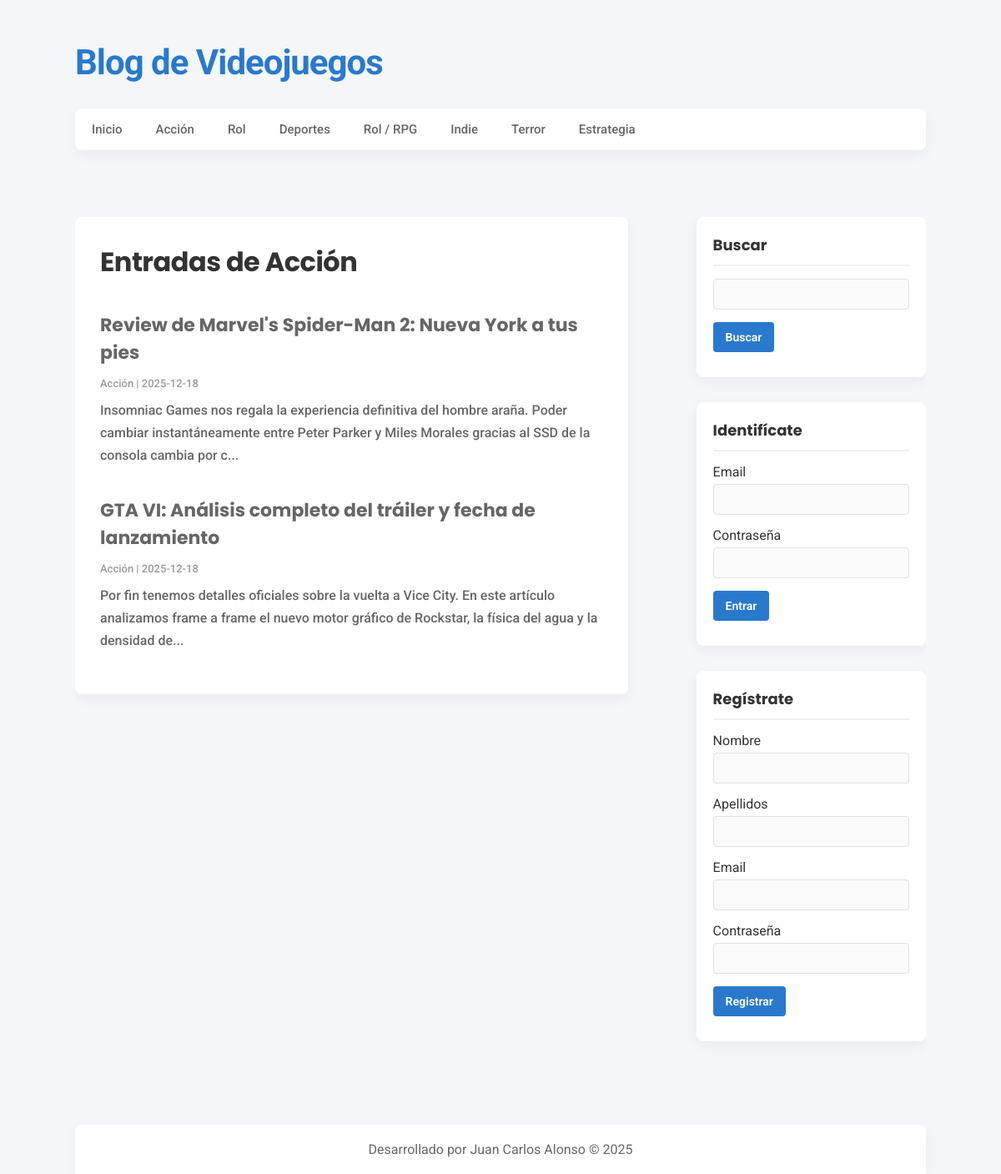
/categoria.php?id=1, run on the app's committed database.
### tables this page shows
CREATE TABLE IF NOT EXISTS `categorias` (
  `id` int NOT NULL AUTO_INCREMENT,
  `nombre` varchar(100) DEFAULT NULL,
  PRIMARY KEY (`id`)
);

CREATE TABLE IF NOT EXISTS `entradas` (
  `id` int NOT NULL AUTO_INCREMENT,
  `usuario_id` int NOT NULL,
  `categoria_id` int NOT NULL,
  `titulo` varchar(255) NOT NULL,
  `descripcion` mediumtext,
  `fecha` date NOT NULL,
  PRIMARY KEY (`id`),
  KEY `fk_entrada_usuario` (`usuario_id`),
  KEY `fk_entrada_categoria` (`categoria_id`)
);

### includes/helpers.php (called while the page is built, shortened)
<?php
function conseguirCategorias($conexion) {
    $sql = "SELECT * FROM categorias ORDER BY id ASC";
    $categorias = mysqli_query($conexion, $sql);
    $resultado = array();
    if($categorias && mysqli_num_rows($categorias) >= 1){
        $resultado = $categorias;
    }
    return $resultado;
}
function conseguirCategoria($conexion, $id) {
    $sql = "SELECT * FROM categorias WHERE id = $id;";
    $categorias = mysqli_query($conexion, $sql);
    $resultado = array();
    if($categorias && mysqli_num_rows($categorias) >= 1){
        $resultado = mysqli_fetch_assoc($categorias);
    }
    return $resultado;
}
function conseguirEntradas($conexion, $limit = null, $categoria = null, $busqueda = null){
    $sql = "SELECT e.*, c.nombre AS 'categoria' FROM entradas e ".
           "INNER JOIN categorias c ON e.categoria_id = c.id ";
    if(!empty($categoria)) {
        $sql .= "WHERE e.categoria_id = $categoria ";
    }
    $sql .=  "ORDER BY e.id DESC ";
    $entradas = mysqli_query($conexion, $sql);
    $resultado = array();
    if($entradas && mysqli_num_rows($entradas) >= 1) {
        $resultado = $entradas;
    }
    return $resultado;
}

### categoria.php (the view, shortened to what this page needs)
<?php require_once 'includes/conexion.php';?>
<?php require_once 'includes/helpers.php';?>
<?php
    $categoria_actual = conseguirCategoria($db, $_GET['id']);
?>
<?php require_once 'includes/cabecera.php';?>
<?php require_once 'includes/lateral.php'; ?>
<div id="principal">
    <h1>Entradas de <?=$categoria_actual['nombre']?></h1>
    <?php
        $entradas = conseguirEntradas($db, null, $_GET['id']);
        if(!empty($entradas) && mysqli_num_rows($entradas) >= 1):
            while($entrada = mysqli_fetch_assoc($entradas)):
    ?>
                <article class="entrada">
                    <a href="entrada.php?id=<?=$entrada['id']?>">
                        <h2><?=$entrada['titulo']?></h2>
                        <span class="fecha"><?=$entrada['categoria'].' | '.$entrada['fecha'];?></span>
                        <p>
                            <?=substr($entrada['descripcion'], 0, 180)."...";?>
                        </p>
                    </a>
                </article>
    <?php
            endwhile;
        else:
    ?>
            <div class="alerta">No hay entradas en esta categoría</div>
    <?php endif; ?>
</div>
<?php require_once 'includes/pie.php'; ?>

### includes/cabecera.php (shortened to what this page needs)
<?php require_once 'conexion.php'; ?>
<?php require_once 'includes/helpers.php'; ?>
<!DOCTYPE HTML>
<html lang="es">
<head>
    <link rel="stylesheet" type="text/css" href="./assets/css/style.css">
</head>
<body>
    <header id="cabecera">
        <div id="logo">
            <a href="index.php">
                <p>Blog de Videojuegos</p>
            </a>
        </div>
        <nav id="menu">
            <ul>
                <li>
                    <a href="index.php">Inicio</a>
                </li>
                <?php
                $categorias = conseguirCategorias($db);
                if (!empty($categorias)):
                    while ($categoria = mysqli_fetch_assoc($categorias)):
                ?>
                        <li>
                            <a href="categoria.php?id=<?= $categoria['id'] ?>"><?= $categoria['nombre']; ?></a>
                        </li>
                <?php
                    endwhile;
                endif;
                ?>
            </ul>
        </nav>
    </header>
    <div id="contenedor">

### assets/css/style.css (style rules this page uses)
:root { --primary: #2979CD; --primary-hover: #1c5fa0; --bg-body: #f4f6f8; --bg-white: #ffffff; --text-dark: #333333; --text-gray: #666666; --border-color: #e1e1e1; --soft-shadow: 0px 5px 15px rgba(0, 0, 0, 0.05); }
* { margin: 0px; padding: 0px; font-family: 'Roboto', sans-serif; text-decoration: none; box-sizing: border-box; }
body { background: var(--bg-body); color: var(--text-dark); display: flex; flex-direction: column; min-height: 100vh; }
.fecha { color: #999; margin-top: 5px; font-size: 13px; font-weight: 500; }
#cabecera { width: 85%; height: auto; background: transparent; margin: 30px auto; }
#logo { float: left; width: 540px; height: 100px; }
#logo a { font-family: 'Poppins', sans-serif; font-size: 42px; font-weight: 700; letter-spacing: -1px; color: var(--primary); text-shadow: none; transition: all 300ms; margin-left: 0; display: block; padding-top: 20px; }
#menu { clear: both; width: 100%; height: 50px; background: var(--bg-white); border: none; border-radius: 8px; box-shadow: var(--soft-shadow); overflow: hidden; margin-bottom: 20px; }
#menu ul { list-style: none; }
#menu ul li { float: left; line-height: 50px; border-right: none; }
#menu ul li a { display: block; padding-left: 20px; padding-right: 20px; font-size: 15px; font-weight: 500; color: var(--text-gray); transition: all 0.3s; }
#contenedor { width: 85%; height: auto; margin: 0px auto; margin-top: 30px; margin-bottom: 30px; overflow: hidden; }
#principal { float: left; width: 65%; min-height: 572px; background: var(--bg-white); border-radius: 8px; box-shadow: var(--soft-shadow); padding: 30px; overflow: hidden; }
#principal a { color: var(--primary); font-weight: 500; }
#principal h1 { font-size: 32px; color: var(--text-dark); font-family: 'Poppins', sans-serif; letter-spacing: -0.5px; margin-bottom: 10px; text-shadow: none; }
#principal h2 { font-size: 22px; color: var(--text-gray); font-family: 'Poppins', sans-serif; margin-top: 35px; margin-bottom: 10px; text-shadow: none; }
#principal p { margin-top: 10px; line-height: 1.7; color: var(--text-gray); }

### data on the page
categorias: nombre "Acción"
categorias: nombre "Rol"
categorias: nombre "Deportes"
categorias: nombre "Rol / RPG"
categorias: nombre "Indie"
categorias: nombre "Terror"
categorias: nombre "Estrategia"
entradas: titulo "Review de Marvel's Spider-Man 2: Nueva York a tus pies", categoria.nombre "Acción", fecha "2025-12-18", descripcion "Insomniac Games nos regala la experiencia definitiva del hombre araña. Poder cambiar instantáneamente entre Peter Parker y Miles Morales gracias al SSD de la consola cambia por c"
entradas: titulo "GTA VI: Análisis completo del tráiler y fecha de lanzamiento", categoria.nombre "Acción", fecha "2025-12-18", descripcion "Por fin tenemos detalles oficiales sobre la vuelta a Vice City. En este artículo analizamos frame a frame el nuevo motor gráfico de Rockstar, la física del agua y la densidad de"
